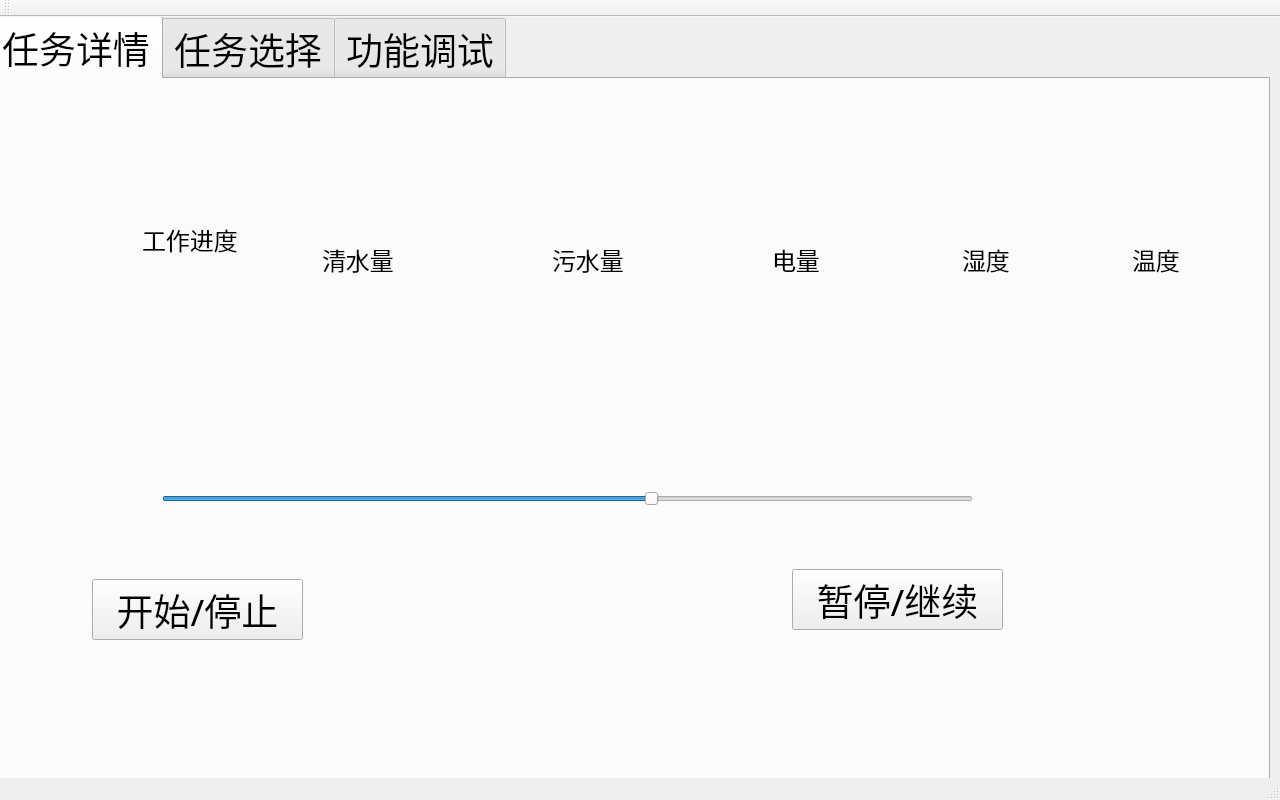
<?xml version="1.0" encoding="UTF-8"?>
<ui version="4.0">
 <class>MainWindow</class>
 <widget class="QMainWindow" name="MainWindow">
  <property name="geometry">
   <rect>
    <x>0</x>
    <y>0</y>
    <width>1280</width>
    <height>800</height>
   </rect>
  </property>
  <property name="windowTitle">
   <string>MainWindow</string>
  </property>
  <property name="autoFillBackground">
   <bool>false</bool>
  </property>
  <property name="styleSheet">
   <string notr="true"/>
  </property>
  <widget class="QWidget" name="centralWidget">
   <widget class="QTabWidget" name="tabWidget">
    <property name="geometry">
     <rect>
      <x>-10</x>
      <y>-1</y>
      <width>1280</width>
      <height>800</height>
     </rect>
    </property>
    <property name="font">
     <font>
      <family>微软雅黑 Light</family>
      <pointsize>28</pointsize>
     </font>
    </property>
    <property name="autoFillBackground">
     <bool>false</bool>
    </property>
    <property name="styleSheet">
     <string notr="true"/>
    </property>
    <property name="currentIndex">
     <number>0</number>
    </property>
    <widget class="QWidget" name="tab">
     <property name="styleSheet">
      <string notr="true"/>
     </property>
     <attribute name="title">
      <string>任务详情</string>
     </attribute>
     <widget class="QPushButton" name="pushButton_startstop">
      <property name="geometry">
       <rect>
        <x>100</x>
        <y>500</y>
        <width>211</width>
        <height>61</height>
       </rect>
      </property>
      <property name="text">
       <string>开始/停止</string>
      </property>
     </widget>
     <widget class="QPushButton" name="pushButton_pause">
      <property name="geometry">
       <rect>
        <x>800</x>
        <y>490</y>
        <width>211</width>
        <height>61</height>
       </rect>
      </property>
      <property name="text">
       <string>暂停/继续</string>
      </property>
     </widget>
     <widget class="QLabel" name="label_3">
      <property name="geometry">
       <rect>
        <x>150</x>
        <y>140</y>
        <width>101</width>
        <height>41</height>
       </rect>
      </property>
      <property name="font">
       <font>
        <family>Arial</family>
        <pointsize>18</pointsize>
       </font>
      </property>
      <property name="text">
       <string>工作进度</string>
      </property>
     </widget>
     <widget class="QLabel" name="label_4">
      <property name="geometry">
       <rect>
        <x>330</x>
        <y>160</y>
        <width>81</width>
        <height>41</height>
       </rect>
      </property>
      <property name="font">
       <font>
        <family>Arial</family>
        <pointsize>18</pointsize>
       </font>
      </property>
      <property name="text">
       <string>清水量</string>
      </property>
     </widget>
     <widget class="QLabel" name="label_5">
      <property name="geometry">
       <rect>
        <x>560</x>
        <y>160</y>
        <width>71</width>
        <height>41</height>
       </rect>
      </property>
      <property name="font">
       <font>
        <family>Arial</family>
        <pointsize>18</pointsize>
       </font>
      </property>
      <property name="text">
       <string>污水量</string>
      </property>
     </widget>
     <widget class="QLabel" name="label_6">
      <property name="geometry">
       <rect>
        <x>780</x>
        <y>160</y>
        <width>51</width>
        <height>41</height>
       </rect>
      </property>
      <property name="font">
       <font>
        <family>Arial</family>
        <pointsize>18</pointsize>
       </font>
      </property>
      <property name="text">
       <string>电量</string>
      </property>
     </widget>
     <widget class="QRoundProgressBar" name="progressBar_sewage" native="true">
      <property name="geometry">
       <rect>
        <x>510</x>
        <y>220</y>
        <width>120</width>
        <height>140</height>
       </rect>
      </property>
      <property name="palette">
       <palette>
        <active>
         <colorrole role="Highlight">
          <brush brushstyle="SolidPattern">
           <color alpha="255">
            <red>154</red>
            <green>173</green>
            <blue>198</blue>
           </color>
          </brush>
         </colorrole>
        </active>
        <inactive>
         <colorrole role="Highlight">
          <brush brushstyle="SolidPattern">
           <color alpha="255">
            <red>48</red>
            <green>140</green>
            <blue>198</blue>
           </color>
          </brush>
         </colorrole>
        </inactive>
        <disabled>
         <colorrole role="Highlight">
          <brush brushstyle="SolidPattern">
           <color alpha="255">
            <red>145</red>
            <green>141</green>
            <blue>126</blue>
           </color>
          </brush>
         </colorrole>
        </disabled>
       </palette>
      </property>
      <property name="font">
       <font>
        <pointsize>18</pointsize>
       </font>
      </property>
      <property name="value" stdset="0">
       <number>24</number>
      </property>
     </widget>
     <widget class="QLabel" name="label_temperature">
      <property name="geometry">
       <rect>
        <x>1140</x>
        <y>160</y>
        <width>61</width>
        <height>41</height>
       </rect>
      </property>
      <property name="font">
       <font>
        <family>Arial</family>
        <pointsize>18</pointsize>
       </font>
      </property>
      <property name="text">
       <string>温度</string>
      </property>
     </widget>
     <widget class="ThermoMeter" name="temperatute_widget" native="true">
      <property name="geometry">
       <rect>
        <x>1060</x>
        <y>220</y>
        <width>141</width>
        <height>140</height>
       </rect>
      </property>
     </widget>
     <widget class="QRoundProgressBar" name="progressBar_humidity" native="true">
      <property name="geometry">
       <rect>
        <x>900</x>
        <y>220</y>
        <width>120</width>
        <height>140</height>
       </rect>
      </property>
      <property name="palette">
       <palette>
        <active>
         <colorrole role="Highlight">
          <brush brushstyle="SolidPattern">
           <color alpha="255">
            <red>85</red>
            <green>170</green>
            <blue>255</blue>
           </color>
          </brush>
         </colorrole>
        </active>
        <inactive>
         <colorrole role="Highlight">
          <brush brushstyle="SolidPattern">
           <color alpha="255">
            <red>48</red>
            <green>140</green>
            <blue>198</blue>
           </color>
          </brush>
         </colorrole>
        </inactive>
        <disabled>
         <colorrole role="Highlight">
          <brush brushstyle="SolidPattern">
           <color alpha="255">
            <red>145</red>
            <green>141</green>
            <blue>126</blue>
           </color>
          </brush>
         </colorrole>
        </disabled>
       </palette>
      </property>
     </widget>
     <widget class="QLabel" name="label_humidity">
      <property name="geometry">
       <rect>
        <x>970</x>
        <y>160</y>
        <width>51</width>
        <height>41</height>
       </rect>
      </property>
      <property name="font">
       <font>
        <family>Arial</family>
        <pointsize>18</pointsize>
       </font>
      </property>
      <property name="text">
       <string>湿度</string>
      </property>
     </widget>
     <widget class="QLabel" name="label_9">
      <property name="geometry">
       <rect>
        <x>90</x>
        <y>140</y>
        <width>51</width>
        <height>41</height>
       </rect>
      </property>
      <property name="autoFillBackground">
       <bool>false</bool>
      </property>
      <property name="styleSheet">
       <string notr="true">border-image: url(:/process/task.png);</string>
      </property>
      <property name="text">
       <string/>
      </property>
     </widget>
     <widget class="QLabel" name="label_20">
      <property name="geometry">
       <rect>
        <x>280</x>
        <y>160</y>
        <width>50</width>
        <height>40</height>
       </rect>
      </property>
      <property name="styleSheet">
       <string notr="true">border-image: url(:/process/water.png);</string>
      </property>
      <property name="text">
       <string/>
      </property>
     </widget>
     <widget class="QLabel" name="label_21">
      <property name="geometry">
       <rect>
        <x>510</x>
        <y>160</y>
        <width>50</width>
        <height>40</height>
       </rect>
      </property>
      <property name="styleSheet">
       <string notr="true">border-image: url(:/process/sewage.png);</string>
      </property>
      <property name="text">
       <string/>
      </property>
     </widget>
     <widget class="QLabel" name="label_22">
      <property name="geometry">
       <rect>
        <x>710</x>
        <y>160</y>
        <width>61</width>
        <height>40</height>
       </rect>
      </property>
      <property name="styleSheet">
       <string notr="true">border-image: url(:/process/power.png);</string>
      </property>
      <property name="text">
       <string/>
      </property>
     </widget>
     <widget class="QLabel" name="label_23">
      <property name="geometry">
       <rect>
        <x>900</x>
        <y>160</y>
        <width>41</width>
        <height>40</height>
       </rect>
      </property>
      <property name="styleSheet">
       <string notr="true">border-image: url(:/process/humidity.png);</string>
      </property>
      <property name="text">
       <string/>
      </property>
     </widget>
     <widget class="QLabel" name="label_24">
      <property name="geometry">
       <rect>
        <x>1100</x>
        <y>160</y>
        <width>21</width>
        <height>40</height>
       </rect>
      </property>
      <property name="styleSheet">
       <string notr="true">border-image: url(:/process/temperature.png);</string>
      </property>
      <property name="text">
       <string/>
      </property>
     </widget>
     <widget class="QRoundProgressBar" name="progressBar_power" native="true">
      <property name="geometry">
       <rect>
        <x>710</x>
        <y>220</y>
        <width>120</width>
        <height>140</height>
       </rect>
      </property>
      <property name="palette">
       <palette>
        <active>
         <colorrole role="Highlight">
          <brush brushstyle="SolidPattern">
           <color alpha="255">
            <red>255</red>
            <green>255</green>
            <blue>0</blue>
           </color>
          </brush>
         </colorrole>
        </active>
        <inactive>
         <colorrole role="Highlight">
          <brush brushstyle="SolidPattern">
           <color alpha="255">
            <red>48</red>
            <green>140</green>
            <blue>198</blue>
           </color>
          </brush>
         </colorrole>
        </inactive>
        <disabled>
         <colorrole role="Highlight">
          <brush brushstyle="SolidPattern">
           <color alpha="255">
            <red>145</red>
            <green>141</green>
            <blue>126</blue>
           </color>
          </brush>
         </colorrole>
        </disabled>
       </palette>
      </property>
     </widget>
     <widget class="QSlider" name="slider">
      <property name="enabled">
       <bool>true</bool>
      </property>
      <property name="geometry">
       <rect>
        <x>170</x>
        <y>410</y>
        <width>811</width>
        <height>20</height>
       </rect>
      </property>
      <property name="value">
       <number>60</number>
      </property>
      <property name="orientation">
       <enum>Qt::Horizontal</enum>
      </property>
     </widget>
     <widget class="QRoundProgressBar" name="progressBar_process" native="true">
      <property name="geometry">
       <rect>
        <x>90</x>
        <y>220</y>
        <width>120</width>
        <height>171</height>
       </rect>
      </property>
      <property name="palette">
       <palette>
        <active>
         <colorrole role="Highlight">
          <brush brushstyle="SolidPattern">
           <color alpha="255">
            <red>154</red>
            <green>173</green>
            <blue>198</blue>
           </color>
          </brush>
         </colorrole>
        </active>
        <inactive>
         <colorrole role="Highlight">
          <brush brushstyle="SolidPattern">
           <color alpha="255">
            <red>48</red>
            <green>140</green>
            <blue>198</blue>
           </color>
          </brush>
         </colorrole>
        </inactive>
        <disabled>
         <colorrole role="Highlight">
          <brush brushstyle="SolidPattern">
           <color alpha="255">
            <red>145</red>
            <green>141</green>
            <blue>126</blue>
           </color>
          </brush>
         </colorrole>
        </disabled>
       </palette>
      </property>
      <property name="font">
       <font>
        <pointsize>18</pointsize>
       </font>
      </property>
      <property name="autoFillBackground">
       <bool>false</bool>
      </property>
      <property name="value" stdset="0">
       <number>24</number>
      </property>
     </widget>
     <widget class="QRoundProgressBar" name="progressBar_water" native="true">
      <property name="geometry">
       <rect>
        <x>280</x>
        <y>220</y>
        <width>120</width>
        <height>140</height>
       </rect>
      </property>
      <property name="palette">
       <palette>
        <active>
         <colorrole role="Highlight">
          <brush brushstyle="SolidPattern">
           <color alpha="255">
            <red>170</red>
            <green>255</green>
            <blue>255</blue>
           </color>
          </brush>
         </colorrole>
        </active>
        <inactive>
         <colorrole role="Highlight">
          <brush brushstyle="SolidPattern">
           <color alpha="255">
            <red>48</red>
            <green>140</green>
            <blue>198</blue>
           </color>
          </brush>
         </colorrole>
        </inactive>
        <disabled>
         <colorrole role="Highlight">
          <brush brushstyle="SolidPattern">
           <color alpha="255">
            <red>145</red>
            <green>141</green>
            <blue>126</blue>
           </color>
          </brush>
         </colorrole>
        </disabled>
       </palette>
      </property>
      <property name="font">
       <font>
        <pointsize>18</pointsize>
       </font>
      </property>
      <property name="value" stdset="0">
       <number>24</number>
      </property>
     </widget>
    </widget>
    <widget class="QWidget" name="tab_2">
     <attribute name="title">
      <string>任务选择</string>
     </attribute>
     <widget class="QComboBox" name="comboBox">
      <property name="geometry">
       <rect>
        <x>0</x>
        <y>0</y>
        <width>641</width>
        <height>41</height>
       </rect>
      </property>
      <property name="font">
       <font>
        <pointsize>24</pointsize>
       </font>
      </property>
      <item>
       <property name="text">
        <string>task1-path1-water1press1vec1</string>
       </property>
      </item>
      <item>
       <property name="text">
        <string>task2-path1-w2p2v2</string>
       </property>
      </item>
      <item>
       <property name="text">
        <string>task3-path2-w1p1v1</string>
       </property>
      </item>
     </widget>
    </widget>
    <widget class="QWidget" name="tab_3">
     <attribute name="title">
      <string>功能调试</string>
     </attribute>
     <widget class="QLabel" name="label">
      <property name="geometry">
       <rect>
        <x>110</x>
        <y>30</y>
        <width>141</width>
        <height>31</height>
       </rect>
      </property>
      <property name="font">
       <font>
        <pointsize>20</pointsize>
       </font>
      </property>
      <property name="text">
       <string>速度控制</string>
      </property>
     </widget>
     <widget class="QPushButton" name="pushButton_speedturnleft">
      <property name="geometry">
       <rect>
        <x>10</x>
        <y>150</y>
        <width>91</width>
        <height>31</height>
       </rect>
      </property>
      <property name="font">
       <font>
        <pointsize>16</pointsize>
       </font>
      </property>
      <property name="text">
       <string>向左</string>
      </property>
     </widget>
     <widget class="QPushButton" name="pushButton_sppedturnright">
      <property name="geometry">
       <rect>
        <x>210</x>
        <y>150</y>
        <width>91</width>
        <height>31</height>
       </rect>
      </property>
      <property name="font">
       <font>
        <pointsize>16</pointsize>
       </font>
      </property>
      <property name="text">
       <string>向右</string>
      </property>
     </widget>
     <widget class="QPushButton" name="pushButton_speedforward">
      <property name="geometry">
       <rect>
        <x>110</x>
        <y>90</y>
        <width>91</width>
        <height>31</height>
       </rect>
      </property>
      <property name="font">
       <font>
        <pointsize>16</pointsize>
       </font>
      </property>
      <property name="text">
       <string>前进</string>
      </property>
     </widget>
     <widget class="QPushButton" name="pushButton_speedbackward">
      <property name="geometry">
       <rect>
        <x>110</x>
        <y>210</y>
        <width>91</width>
        <height>31</height>
       </rect>
      </property>
      <property name="font">
       <font>
        <pointsize>16</pointsize>
       </font>
      </property>
      <property name="text">
       <string>后退</string>
      </property>
     </widget>
     <widget class="QPushButton" name="pushButton_speedstop">
      <property name="geometry">
       <rect>
        <x>110</x>
        <y>150</y>
        <width>91</width>
        <height>31</height>
       </rect>
      </property>
      <property name="font">
       <font>
        <pointsize>16</pointsize>
       </font>
      </property>
      <property name="text">
       <string>停止</string>
      </property>
     </widget>
     <widget class="QLabel" name="label_2">
      <property name="geometry">
       <rect>
        <x>370</x>
        <y>30</y>
        <width>141</width>
        <height>31</height>
       </rect>
      </property>
      <property name="font">
       <font>
        <pointsize>20</pointsize>
       </font>
      </property>
      <property name="text">
       <string>前部电机</string>
      </property>
     </widget>
     <widget class="QPushButton" name="pushButton_turnmotor_updown">
      <property name="geometry">
       <rect>
        <x>360</x>
        <y>90</y>
        <width>141</width>
        <height>31</height>
       </rect>
      </property>
      <property name="font">
       <font>
        <pointsize>16</pointsize>
       </font>
      </property>
      <property name="text">
       <string>升/降电机</string>
      </property>
     </widget>
     <widget class="QPushButton" name="pushButton_turnmotor_en">
      <property name="geometry">
       <rect>
        <x>360</x>
        <y>140</y>
        <width>141</width>
        <height>31</height>
       </rect>
      </property>
      <property name="font">
       <font>
        <pointsize>16</pointsize>
       </font>
      </property>
      <property name="text">
       <string>转/停电机</string>
      </property>
     </widget>
     <widget class="QLabel" name="label_7">
      <property name="geometry">
       <rect>
        <x>600</x>
        <y>30</y>
        <width>141</width>
        <height>31</height>
       </rect>
      </property>
      <property name="font">
       <font>
        <pointsize>20</pointsize>
       </font>
      </property>
      <property name="text">
       <string>尾部电机</string>
      </property>
     </widget>
     <widget class="QPushButton" name="pushButton_waterscraper_updown">
      <property name="geometry">
       <rect>
        <x>580</x>
        <y>90</y>
        <width>141</width>
        <height>31</height>
       </rect>
      </property>
      <property name="font">
       <font>
        <pointsize>16</pointsize>
       </font>
      </property>
      <property name="text">
       <string>升/降尾刮</string>
      </property>
     </widget>
     <widget class="QPushButton" name="pushButton_sewage_absorb">
      <property name="geometry">
       <rect>
        <x>580</x>
        <y>140</y>
        <width>141</width>
        <height>31</height>
       </rect>
      </property>
      <property name="font">
       <font>
        <pointsize>16</pointsize>
       </font>
      </property>
      <property name="text">
       <string>启/停吸污</string>
      </property>
     </widget>
     <widget class="QPushButton" name="pushButton_water_en">
      <property name="geometry">
       <rect>
        <x>580</x>
        <y>190</y>
        <width>141</width>
        <height>31</height>
       </rect>
      </property>
      <property name="font">
       <font>
        <pointsize>16</pointsize>
       </font>
      </property>
      <property name="text">
       <string>启/闭水阀</string>
      </property>
     </widget>
     <widget class="QLabel" name="label_8">
      <property name="geometry">
       <rect>
        <x>830</x>
        <y>30</y>
        <width>141</width>
        <height>31</height>
       </rect>
      </property>
      <property name="font">
       <font>
        <pointsize>20</pointsize>
       </font>
      </property>
      <property name="text">
       <string>传感配置</string>
      </property>
     </widget>
     <widget class="QPushButton" name="pushButton_stop_en">
      <property name="geometry">
       <rect>
        <x>820</x>
        <y>140</y>
        <width>141</width>
        <height>31</height>
       </rect>
      </property>
      <property name="font">
       <font>
        <pointsize>16</pointsize>
       </font>
      </property>
      <property name="text">
       <string>开/关停障</string>
      </property>
     </widget>
     <widget class="QPushButton" name="pushButton_obs_avoid_en">
      <property name="geometry">
       <rect>
        <x>820</x>
        <y>190</y>
        <width>141</width>
        <height>31</height>
       </rect>
      </property>
      <property name="font">
       <font>
        <pointsize>16</pointsize>
       </font>
      </property>
      <property name="text">
       <string>开/关绕障</string>
      </property>
     </widget>
     <widget class="QPushButton" name="pushButton_light_en">
      <property name="geometry">
       <rect>
        <x>820</x>
        <y>90</y>
        <width>141</width>
        <height>31</height>
       </rect>
      </property>
      <property name="font">
       <font>
        <pointsize>16</pointsize>
       </font>
      </property>
      <property name="text">
       <string>开/关灯带</string>
      </property>
     </widget>
     <widget class="QLabel" name="label_turnmotor_updown">
      <property name="geometry">
       <rect>
        <x>520</x>
        <y>100</y>
        <width>30</width>
        <height>15</height>
       </rect>
      </property>
      <property name="styleSheet">
       <string notr="true">background-color: rgb(85, 255, 0);</string>
      </property>
      <property name="text">
       <string/>
      </property>
     </widget>
     <widget class="QLabel" name="label_turnmotor_en">
      <property name="geometry">
       <rect>
        <x>520</x>
        <y>150</y>
        <width>30</width>
        <height>15</height>
       </rect>
      </property>
      <property name="styleSheet">
       <string notr="true">background-color: rgb(85, 255, 0);</string>
      </property>
      <property name="text">
       <string/>
      </property>
     </widget>
     <widget class="QLabel" name="label_sewage_absorb">
      <property name="geometry">
       <rect>
        <x>740</x>
        <y>150</y>
        <width>30</width>
        <height>15</height>
       </rect>
      </property>
      <property name="styleSheet">
       <string notr="true">background-color: rgb(85, 255, 0);
background-color: rgb(255, 0, 0);</string>
      </property>
      <property name="text">
       <string/>
      </property>
     </widget>
     <widget class="QLabel" name="label_waterscraper">
      <property name="geometry">
       <rect>
        <x>740</x>
        <y>100</y>
        <width>30</width>
        <height>15</height>
       </rect>
      </property>
      <property name="styleSheet">
       <string notr="true">background-color: rgb(85, 255, 0);</string>
      </property>
      <property name="text">
       <string/>
      </property>
     </widget>
     <widget class="QLabel" name="label_water">
      <property name="geometry">
       <rect>
        <x>740</x>
        <y>200</y>
        <width>30</width>
        <height>15</height>
       </rect>
      </property>
      <property name="styleSheet">
       <string notr="true">background-color: rgb(85, 255, 0);</string>
      </property>
      <property name="text">
       <string/>
      </property>
     </widget>
     <widget class="QLabel" name="label_obs_avoid">
      <property name="geometry">
       <rect>
        <x>980</x>
        <y>200</y>
        <width>30</width>
        <height>15</height>
       </rect>
      </property>
      <property name="styleSheet">
       <string notr="true">background-color: rgb(85, 255, 0);</string>
      </property>
      <property name="text">
       <string/>
      </property>
     </widget>
     <widget class="QLabel" name="label_light">
      <property name="geometry">
       <rect>
        <x>980</x>
        <y>100</y>
        <width>30</width>
        <height>15</height>
       </rect>
      </property>
      <property name="styleSheet">
       <string notr="true">background-color: rgb(85, 255, 0);
background-color: rgb(255, 0, 0);</string>
      </property>
      <property name="text">
       <string/>
      </property>
     </widget>
     <widget class="QLabel" name="label_stop">
      <property name="geometry">
       <rect>
        <x>980</x>
        <y>150</y>
        <width>30</width>
        <height>15</height>
       </rect>
      </property>
      <property name="styleSheet">
       <string notr="true">background-color: rgb(85, 255, 0);</string>
      </property>
      <property name="text">
       <string/>
      </property>
     </widget>
    </widget>
   </widget>
   <widget class="QLabel" name="label_17">
    <property name="geometry">
     <rect>
      <x>1010</x>
      <y>10</y>
      <width>261</width>
      <height>41</height>
     </rect>
    </property>
    <property name="styleSheet">
     <string notr="true">image: url(:/company/company.png);</string>
    </property>
    <property name="text">
     <string/>
    </property>
    <property name="alignment">
     <set>Qt::AlignRight|Qt::AlignTrailing|Qt::AlignVCenter</set>
    </property>
   </widget>
  </widget>
  <widget class="QMenuBar" name="menuBar">
   <property name="geometry">
    <rect>
     <x>0</x>
     <y>0</y>
     <width>1280</width>
     <height>22</height>
    </rect>
   </property>
  </widget>
  <widget class="QToolBar" name="mainToolBar">
   <attribute name="toolBarArea">
    <enum>TopToolBarArea</enum>
   </attribute>
   <attribute name="toolBarBreak">
    <bool>false</bool>
   </attribute>
  </widget>
  <widget class="QStatusBar" name="statusBar"/>
 </widget>
 <layoutdefault spacing="6" margin="11"/>
 <customwidgets>
  <customwidget>
   <class>QRoundProgressBar</class>
   <extends>QWidget</extends>
   <header>scrubot_gui_ros/qroundprocess/QRoundProgressBar.h</header>
   <container>1</container>
  </customwidget>
  <customwidget>
   <class>ThermoMeter</class>
   <extends>QWidget</extends>
   <header>scrubot_gui_ros/temperature/thermometer.h</header>
   <container>1</container>
  </customwidget>
 </customwidgets>
 <resources/>
 <connections/>
</ui>
